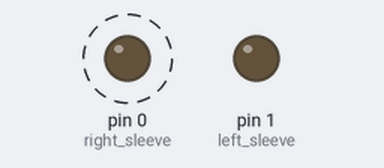
A sketch run on a simulated Arduino Uno, built with avr-gcc and run on an emulated ATmega328P. Shown: output pins drawn as LEDs (lit = HIGH). Dashed ring = blinking.

Above: at 0.19 s.
At 13.0 s:
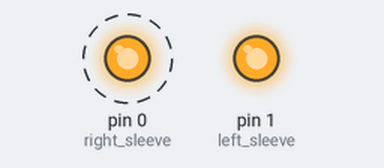
Timing chart, 0 to 15.9 s (numbered marks = the images above):
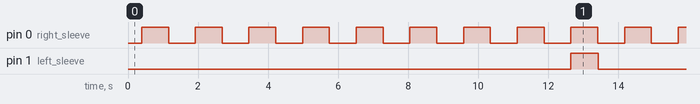

The sketch:

Francis.ino
```cpp
//Author: Anthony Garcia
//Date: 5/9/17
//Project: Francis - 2017 Golden Scissors Fashion Show
//Version: 1.2

int brightness = 0;    // how bright the LED is
int fadeAmount = 5;    // how many points to fade the LED by
int counter = 0;       // counter to keep track of cycles
bool both = false;     // switch for effect
bool rSleeve = true;   // switch for sleeves


void setup()
{
  // declare pins to be an outputs:
  pinMode(0, OUTPUT);  //right sleeve
  pinMode(1, OUTPUT);  //left sleeve
}

void loop()
{
  if (both)
  {
    fadeBoth();  //fades sleeves at same time
  }
  else
  {
    fadeAlternating();  //fades sleeves alternating
  }

  //when each function is called 8 times, switches to next function
  if ((counter != 0) && (counter % 8 == 0))
  {
    both = !both;
  }
}

void fadeBoth()
{
  // set the brightness of the LEDs
  analogWrite(0, brightness);
  analogWrite(1, brightness);

  // change the brightness for next time through the loop
  brightness = brightness + fadeAmount;

  // reverse the direction of the fading at the ends of the fade:
  if (brightness == 0 || brightness == 255)
  {
    fadeAmount = -fadeAmount;
  }

  //increment counter for each fade in/out
  if (brightness == 0)
  {
    counter++;
  }

  delay(15);
}

void fadeAlternating()
{
  if (rSleeve)
  {
    // set the brightness of the LEDs
    analogWrite(0, brightness);

    // change the brightness for next time through the loop
    brightness = brightness + fadeAmount;

    // reverse the direction of the fading at the ends of the fade
    if (brightness == 0 || brightness == 255)
    {
      fadeAmount = -fadeAmount;
    }

    //increment counter for each fade in/out
    if (brightness == 0)
    {
      counter++;
      rSleeve = !rSleeve;  //change to left sleeve when right sleeve is off
    }

    delay(15);
  }
  else
  {
    // set the brightness of the LEDs
    analogWrite(0, brightness);

    // change the brightness for next time through the loop
    brightness = brightness + fadeAmount;

    // reverse the direction of the fading at the ends of the fade
    if (brightness == 0 || brightness == 255)
    {
      fadeAmount = -fadeAmount;
    }

    //increment counter for each fade in/out
    if (brightness == 0)
    {
      counter++;
      rSleeve = !rSleeve;  //change to right sleeve when left sleeve is off
    }

    delay(15);
  }
}
```

Measured:
- by itself, pin 0 (right_sleeve): alternates HIGH for 0.77 s and LOW for 0.77 s
- by itself, pin 1 (left_sleeve): alternates HIGH for 0.78 s and LOW for 11.5 s
